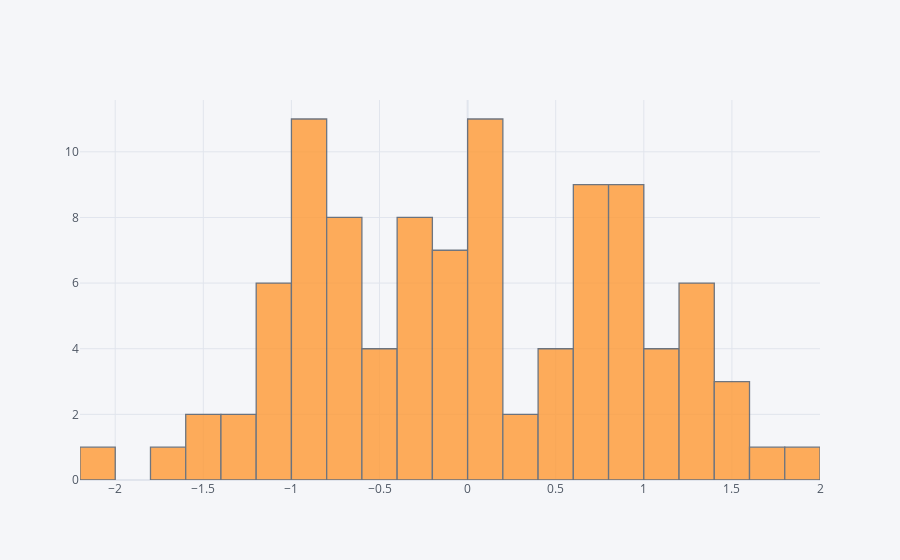

Notebook cell for this chart:
### Markdown cell above
## histogram

### Code cell
df['A'].iplot(kind='hist',bins=25)

### Figure 1 — Plotly figure (JSON) as saved in the notebook; plotly's stock layout.template omitted (floating-point values rounded to 4 significant figures)
{"data": [{"histfunc": "count", "histnorm": "", "marker": {"color": "rgba(255, 153, 51, 1.0)", "line": {"color": "#4D5663", "width": 1.3}}, "name": "A", "nbinsx": 25, "opacity": 0.8, "orientation": "v", "type": "histogram", "x": [0.887, -0.6965, 0.7004, 0.6608, 1.771, 1.593, 0.4741, 0.6781, 0.184, -0.765, 0.9254, 1.112, -0.8433, -0.2366, -1.099, 0.2853, 0.1748, 1.395, 0.03591, -0.9594, -1.718, 0.9611, -0.2136, 0.8804, 0.1905, -0.4753, -0.157, -0.9273, 0.1752, -0.1193, 0.6329, -0.696, 0.8072, 1.057, 0.5262, -1.037, 0.8714, 0.6876, -0.321, -0.01898, 1.123, 1.232, -0.4815, -0.3599, -0.3504, -0.02646, 1.946, 0.7397, -1.399, -0.6533, -1.01, 0.05159, -0.8885, 1.309, -0.4922, 1.256, -0.9445, -0.9048, -0.1601, -0.3519, -0.6012, 0.4833, -0.7996, 0.6224, -0.09064, 0.2828, 1.298, 0.6032, 0.9939, 1.493, -0.4028, -0.2607, -1.254, 0.9218, 1.312, -0.9317, -0.616, -0.251, 0.4567, -0.916, 0.7377, -1.163, -0.8894, -0.6858, -0.09402, 0.1256, 0.09884, 0.1866, -2.105, -1.54, 1.509, -0.9362, 0.1267, -1.59, -0.9997, 0.1222, 1.038, -1.024, 0.813, -1.174]}], "layout": {"autosize": true, "barmode": "overlay", "legend": {"bgcolor": "#F5F6F9", "font": {"color": "#4D5663"}}, "paper_bgcolor": "#F5F6F9", "plot_bgcolor": "#F5F6F9", "title": {"font": {"color": "#4D5663"}}, "xaxis": {"autorange": true, "gridcolor": "#E1E5ED", "range": [-2.2, 2.0], "showgrid": true, "tickfont": {"color": "#4D5663"}, "title": {"font": {"color": "#4D5663"}, "text": ""}, "type": "linear", "zerolinecolor": "#E1E5ED"}, "yaxis": {"autorange": true, "gridcolor": "#E1E5ED", "range": [0, 11.58], "showgrid": true, "tickfont": {"color": "#4D5663"}, "title": {"font": {"color": "#4D5663"}, "text": ""}, "zerolinecolor": "#E1E5ED"}}}
